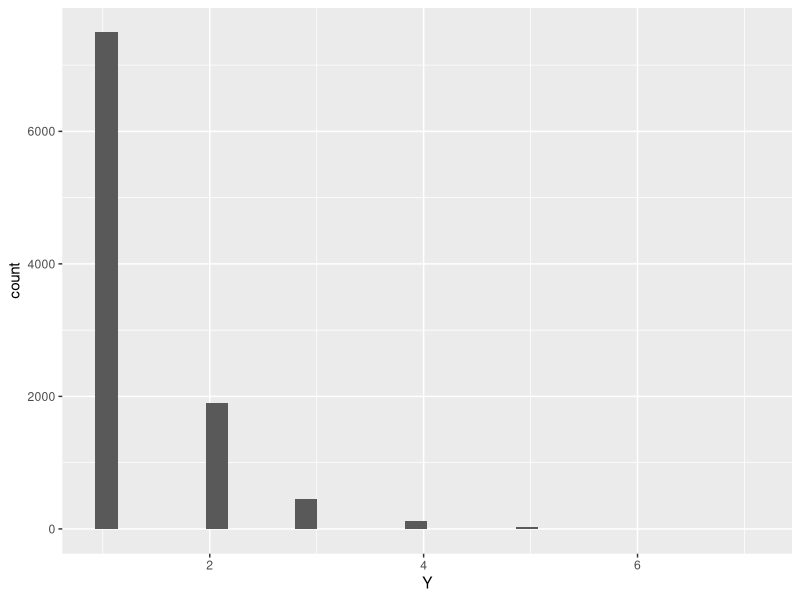
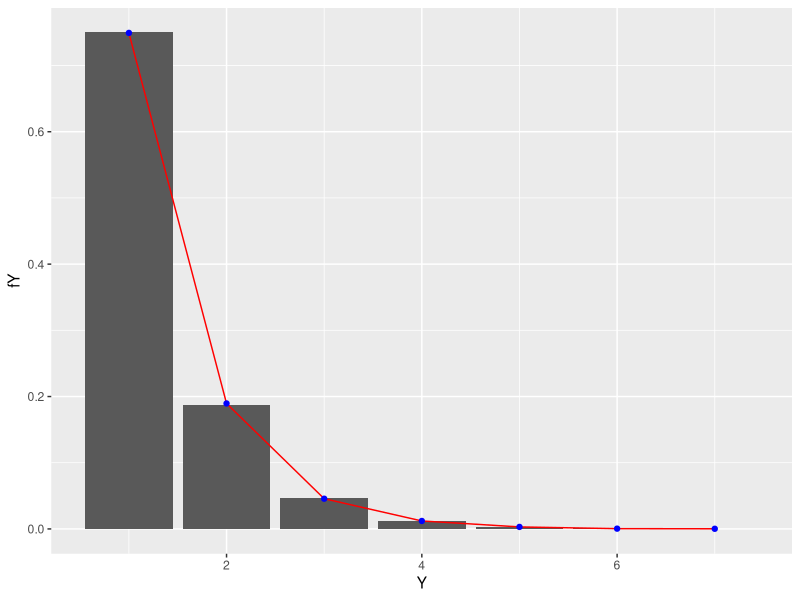

Write R code to recreate these figures, in order.
## ---- chunk 1
#| message: false
#| warning: false
#| label: load-packages
library(tidyverse)
## ---- chunk 2
# simulation code

## set random seed - change to favorite number
set.seed(437)

## simulate vector of "true" red/green values
## TRUE = green, FALSE = red
truth <- rbernoulli(100000, .75)

## simulate Strategy A guesses

## simulate Strategy B guesses

## evaluate whether guesses match truth

## estimate probability of success for Strategy A & for Strategy B
## ---- chunk 3
set.seed(437)
#initialize empty vector
#will fill with the # of trials needed to reach first success 
Y <- c()
for(i in 1:10000){
  #initialize the # of successes and # of trials to be 0
  num_successes <- 0
  trials <- 0
#while # of succceses remains 0,
#generate a new observation x of a bernoulli random variable 
#update the number of trials
#once x = TRUE, num_successes will be updated to 1
#and while loop will end
while(num_successes < 1){
    x <- rbernoulli(1, .75)
    num_successes <- num_successes + x
    trials <- trials + 1
}
#fill element i of the vector Y with the number of trials 
#it took to reach the first success
Y[i] <- trials
#for loop repeats this process 10,000 times
}
#place simulation results in a dataframe
sims_Y <- data.frame(Y)
#plot simulation results
ggplot(sims_Y, aes(x = Y)) +
  geom_histogram()
## ---- chunk 4
#calculate the theoretical probabilities from the pmf
support_Y <- seq(1, max(Y))
fY <-  .75*(.25)^(support_Y-1)
pmf_Y <- data.frame(Y = support_Y, fY)
#add a column with the simulated relative frequencies
pmf_Y$fY_sims <- proportions(table(sims_Y))
pmf_Y

#plot the theoretical probabilites on top of the simulated distribution
ggplot(pmf_Y) +
  geom_col(aes(x = Y, y = fY)) +
  geom_line(aes(x = Y, y = fY_sims), color = "red") +
  geom_point(aes(x = Y, y = fY_sims), color = "blue")
## ---- chunk 5

